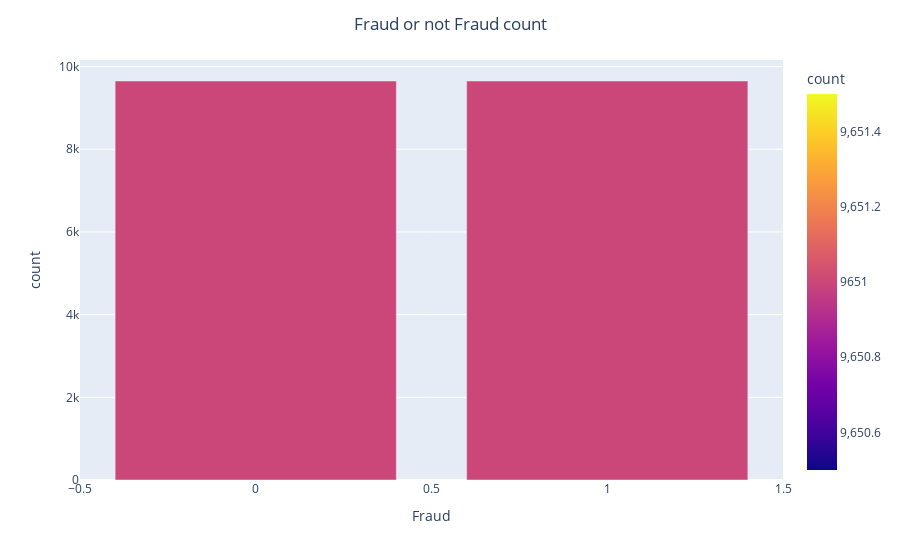

The notebook cell this image was saved under:
### Code cell
fig = px.bar(df_balanced['is_fraud'].value_counts().rename_axis('Fraud').reset_index(name='count'), x="Fraud", y="count", color="count")
fig.update_layout(title_text="Fraud or not Fraud count", title_x=0.5)
fig.show()

### Figure 1 — Plotly figure (JSON) as saved in the notebook; plotly's stock layout.template omitted (floating-point values rounded to 4 significant figures)
{"data": [{"alignmentgroup": "True", "hovertemplate": "Fraud=%{x}<br>count=%{marker.color}<extra></extra>", "legendgroup": "", "marker": {"color": [9651, 9651], "coloraxis": "coloraxis", "pattern": {"shape": ""}}, "name": "", "offsetgroup": "", "orientation": "v", "showlegend": false, "textposition": "auto", "type": "bar", "x": [0, 1], "xaxis": "x", "y": [9651, 9651], "yaxis": "y"}], "layout": {"barmode": "relative", "coloraxis": {"colorbar": {"title": {"text": "count"}}, "colorscale": [[0, "#0d0887"], [0.1111, "#46039f"], [0.2222, "#7201a8"], [0.3333, "#9c179e"], [0.4444, "#bd3786"], [0.5556, "#d8576b"], [0.6667, "#ed7953"], [0.7778, "#fb9f3a"], [0.8889, "#fdca26"], [1, "#f0f921"]]}, "legend": {"tracegroupgap": 0}, "margin": {"t": 60}, "title": {"text": "Fraud or not Fraud count", "x": 0.5}, "xaxis": {"anchor": "y", "domain": [0, 1], "title": {"text": "Fraud"}}, "yaxis": {"anchor": "x", "domain": [0, 1], "title": {"text": "count"}}}}
